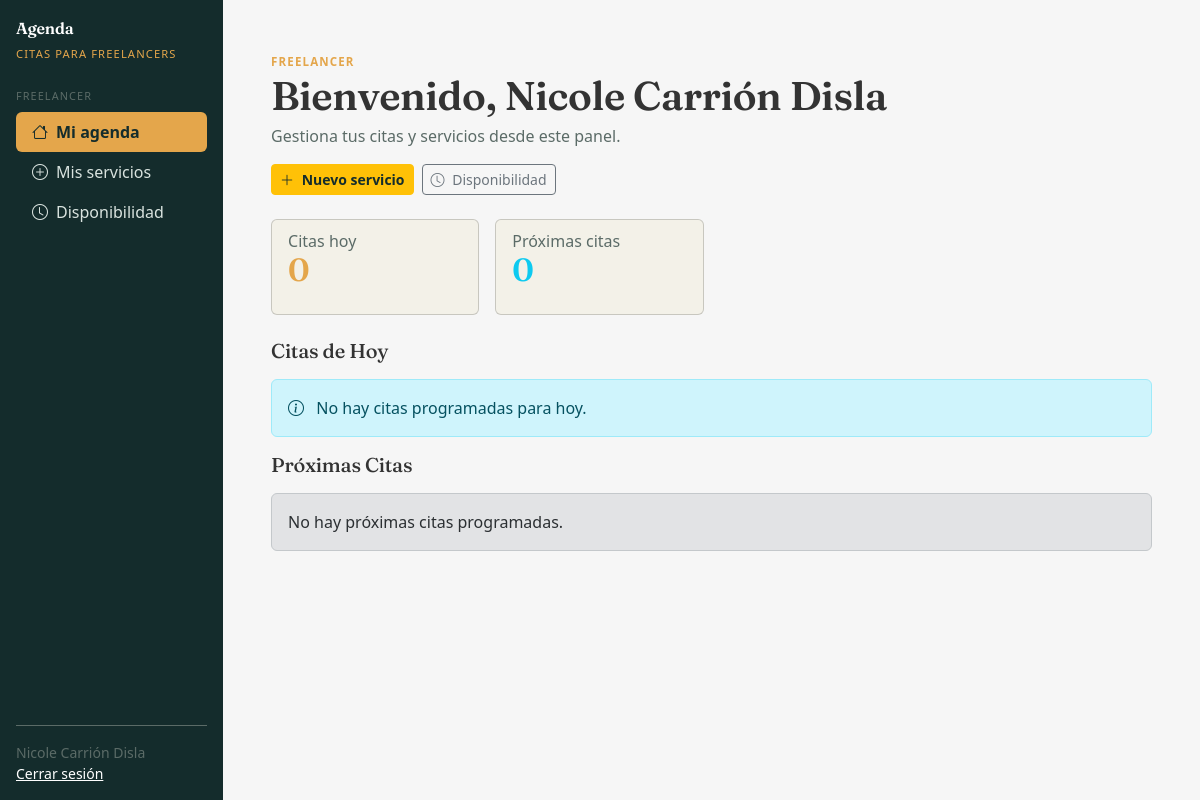
The app's page /freelancer/ (signed in), older data.
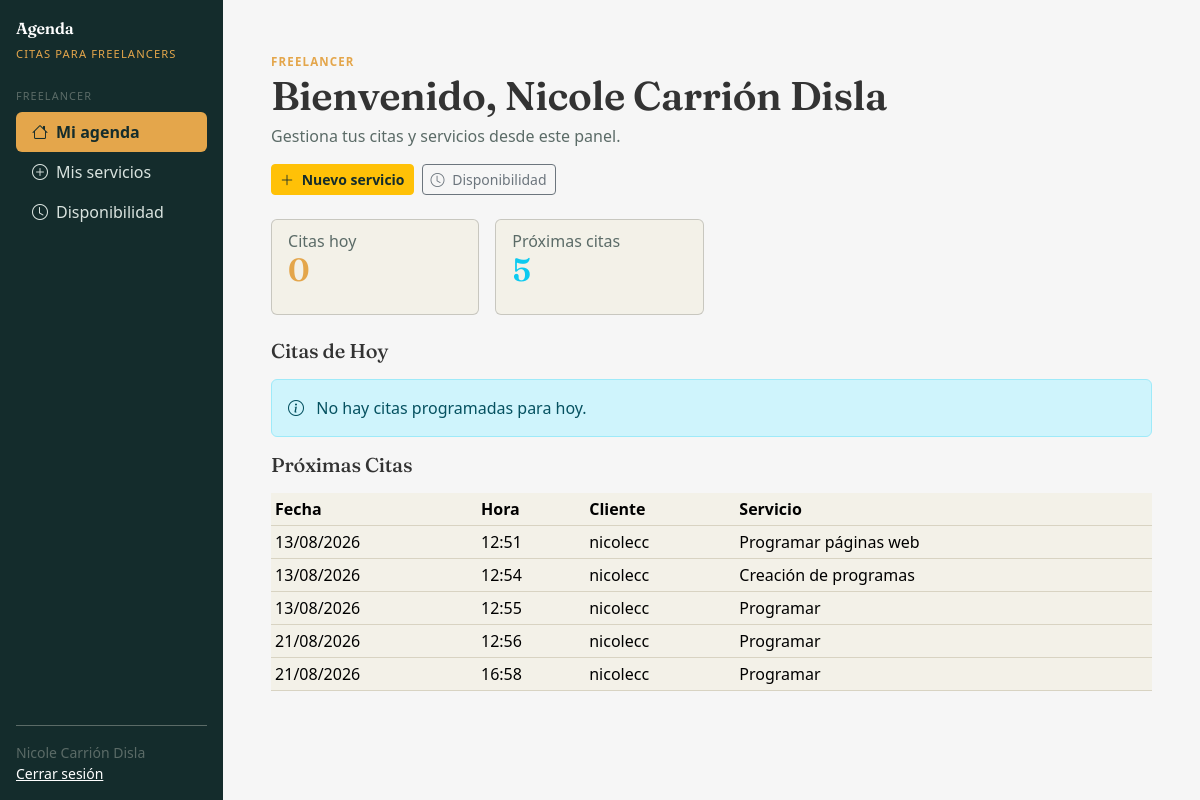
The same page, newer data.
### gestionCitas/models.py (models this page shows, shortened)
class Reserva(models.Model):
    id_reserva = models.AutoField(primary_key=True)
    id_cliente = models.ForeignKey(Cliente, on_delete=models.CASCADE, related_name='reservas')
    id_freelancer = models.ForeignKey(Freelancer, on_delete=models.CASCADE, related_name='reservas')
    id_servicio = models.ForeignKey(Servicio, on_delete=models.CASCADE, related_name='reservas')
    fecha = models.DateField()
    hora_inicio = models.TimeField()
    hora_fin = models.TimeField()
    modalidad = models.CharField(max_length=10, choices=[
        ('presencial', 'Presencial'),
        ('virtual', 'Virtual')
    ], default='virtual')
    estado = models.CharField(max_length=12, choices=[
        ('programada', 'Programada'),
        ('confirmada', 'Confirmada'),
        ('atendida', 'Atendida'),
        ('cancelada', 'Cancelada')
    ], default='programada')
    motivo_cancelacion = models.TextField(blank=True, null=True)
    observaciones = models.TextField(blank=True, null=True)
    fecha_reserva = models.DateTimeField(auto_now_add=True)

class Cliente(models.Model):
    id_cliente = models.AutoField(primary_key=True)
    nombre = models.CharField(max_length=30)
    correo_cliente = models.EmailField(unique=True, max_length=30)
    contrasena = models.CharField(max_length=20)
    fecha_registro = models.DateTimeField(auto_now_add=True)

class Servicio(models.Model):
    id_servicio = models.AutoField(primary_key=True)
    id_freelancer = models.ForeignKey(Freelancer, on_delete=models.CASCADE, related_name='servicios')
    nombre = models.CharField(max_length=30)
    descripcion = models.TextField(blank=True)
    precio_base = models.DecimalField(max_digits=10, decimal_places=2)
    duracion = models.IntegerField(help_text="Duración en minutos")
    modalidad = models.CharField(max_length=10, choices=[
        ('presencial', 'Presencial'),
        ('virtual', 'Virtual'),
        ('ambos', 'Ambos')
    ], default='ambos')
    activo = models.BooleanField(default=True)

### gestionCitas/views.py (the view)
        def wrapper(request, *args, **kwargs):
            if 'rol' not in request.session:
                messages.error(request, "Debes iniciar sesión para continuar.")
                return redirect('login')
            if request.session.get('rol') not in roles:
                messages.error(request, "No tienes permiso para acceder a esta sección.")
                return redirect('login')
            return vista(request, *args, **kwargs)

### gestionCitas/views.py (called while the page is built)
def requiere_rol(*roles):
    def decorador(vista):
        def wrapper(request, *args, **kwargs):
            if 'rol' not in request.session:
                messages.error(request, "Debes iniciar sesión para continuar.")
                return redirect('login')
            if request.session.get('rol') not in roles:
                messages.error(request, "No tienes permiso para acceder a esta sección.")
                return redirect('login')
            return vista(request, *args, **kwargs)
        return wrapper
    return decorador

### gestionCitas/templates/citas/freelancer/dashboard.html (shortened to what this page needs)
{% extends "citas/base.html" %}
{% load static %}
{% block content %}
<div class="d-flex justify-content-between align-items-start flex-wrap gap-3 mb-4">
    <div>
        <small class="text-warning text-uppercase fw-semibold" style="letter-spacing:.1em;font-size:.72rem;">Freelancer</small>
        <h1 class="mb-1">Bienvenido, {{ request.session.nombre }}</h1>
        <p class="text-secondary mb-0">Gestiona tus citas y servicios desde este panel.</p>
    </div>
    <div class="d-flex gap-2">
        <a href="{% url 'registrar_servicio' %}" class="btn btn-warning btn-sm">
            <i class="bi bi-plus-lg me-1"></i> Nuevo servicio
        </a>
        <a href="{% url 'disponibilidad' %}" class="btn btn-outline-secondary btn-sm">
            <i class="bi bi-clock me-1"></i> Disponibilidad
        </a>
    </div>
</div>
<div class="row g-3 mb-4">
    <div class="col-md-3">
        <div class="card">
            <div class="card-body">
                <h6 class="card-subtitle text-secondary">Citas hoy</h6>
                <h2 class="text-warning">{{ citas_hoy_count|default:"0" }}</h2>
            </div>
        </div>
    </div>
    <div class="col-md-3">
        <div class="card">
            <div class="card-body">
                <h6 class="card-subtitle text-secondary">Próximas citas</h6>
                <h2 class="text-info">{{ proximas_citas|length|default:"0" }}</h2>
            </div>
        </div>
    </div>
</div>
<h2 class="h5 mb-3">Citas de Hoy</h2>
{% if citas_hoy %}
<div class="table-responsive">
    <table class="table table-hover">
        <thead>
            <tr>
                <th>Hora</th>
                <th>Cliente</th>
                <th>Servicio</th>
                <th>Estado</th>
                <th>Acción</th>
            </tr>
        </thead>
        <tbody>
            {% for cita in citas_hoy %}
            <tr>
                <td><span class="mono">{{ cita.hora_inicio|time:"H:i" }}</span></td>
                <td>{{ cita.id_cliente.nombre }}</td>
                <td>{{ cita.id_servicio.nombre }}</td>
                <td>
                    <span class="badge bg-warning">{{ cita.get_estado_display }}</span>
                </td>
                <td>
                    <a href="{% url 'atender_cita' cita.id_reserva %}" class="btn btn-sm btn-success">
                        <i class="bi bi-check-circle"></i> Atender
                    </a>
                </td>
            </tr>
            {% endfor %}
        </tbody>
    </table>
</div>
{% else %}
<div class="alert alert-info">
    <i class="bi bi-info-circle me-2"></i> No hay citas programadas para hoy.
</div>
{% endif %}
<h2 class="h5 mb-3">Próximas Citas</h2>
{% if proximas_citas %}
<div class="table-responsive">
    <table class="table table-sm">
        <thead>
            <tr>
                <th>Fecha</th>
                <th>Hora</th>
                <th>Cliente</th>
                <th>Servicio</th>
            </tr>
        </thead>
        <tbody>
            {% for cita in proximas_citas %}
            <tr>
                <td>{{ cita.fecha|date:"d/m/Y" }}</td>
                <td>{{ cita.hora_inicio|time:"H:i" }}</td>
                <td>{{ cita.id_cliente.nombre }}</td>
                <td>{{ cita.id_servicio.nombre }}</td>
            </tr>
            {% endfor %}
        </tbody>
    </table>
</div>
{% else %}
<div class="alert alert-secondary">No hay próximas citas programadas.</div>
{% endif %}
{% endblock %}

Row changes from the older to the newer data that the page shows:
added Reserva: fecha "13/08/2026", hora_inicio "12:51", id_cliente.nombre "nicolecc", id_servicio.nombre "Programar páginas web"
added Reserva: fecha "13/08/2026", hora_inicio "12:54", id_cliente.nombre "nicolecc", id_servicio.nombre "Creación de programas"
added Reserva: fecha "13/08/2026", hora_inicio "12:55", id_cliente.nombre "nicolecc", id_servicio.nombre "Programar"
added Reserva: fecha "21/08/2026", hora_inicio "12:56", id_cliente.nombre "nicolecc", id_servicio.nombre "Programar"
added Reserva: fecha "21/08/2026", hora_inicio "16:58", id_cliente.nombre "nicolecc", id_servicio.nombre "Programar"
Text that changed along with them:
{{ proximas_citas|length|default:"0" }}: "0" → "5"
text no longer shown: "No hay próximas citas programadas."
text now shown: "Fecha Hora Cliente Servicio"
